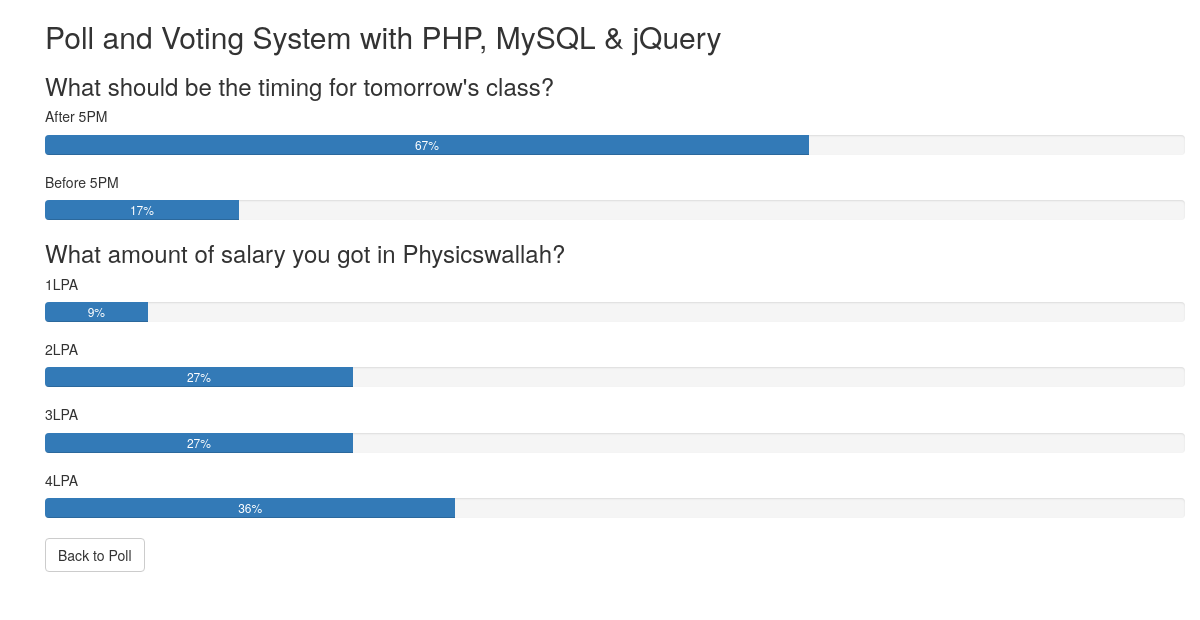
The app's page /results.php with its own data.
### tables this page shows
CREATE TABLE `poll` (
  `pollid` double NOT NULL,
  `question` text DEFAULT NULL,
  `poll_date` double DEFAULT NULL,
  `options` varchar(250) DEFAULT NULL,
  `votes` varchar(250) DEFAULT NULL,
  `close` tinyint(1) DEFAULT NULL,
  `number_options` tinyint(3) DEFAULT NULL,
  `poll_timeout` double DEFAULT NULL,
  `voters` int(11) DEFAULT NULL,
  `public` tinyint(1) DEFAULT NULL,
  `last_vote_date` double DEFAULT NULL
);

### Poll.php (called while the page is built, shortened)
<?php
class Poll{
    private $host  = 'localhost';
    private $user  = 'root';
    private $password   = '';
    private $database  = 'poll_vote';
    private $dbConnect = false;
    private $pollTable = 'poll';
    public function __construct(){
        if(!$this->dbConnect){
            $conn = new mysqli($this->host, $this->user, $this->password, $this->database);
            if($conn->connect_error){
                die("Failed to connect with MySQL: " . $conn->connect_error);
            }else{
                $this->dbConnect = $conn;
            }
        }
    }
	private function getData($sqlQuery) {
		$result = mysqli_query($this->dbConnect, $sqlQuery);
		$data= array();
		while ($row = mysqli_fetch_array($result, MYSQLI_ASSOC)) {
			$data[]=$row;
		}
		return $data;
	}
	public function getPoll(){
		$sqlQuery = 'SELECT pollid, question, options, votes, voters FROM '.$this->pollTable;
        return  $this->getData($sqlQuery);
	}
}
?>

### results.php (the view, shortened to what this page needs)
<?php
include('include/header.php');
?>
<?php include('include/container.php');?>
<div class="container">
	<h2>Poll and Voting System with PHP, MySQL & jQuery</h2>
	<?php
	include ('Poll.php');
	$poll = new Poll();
	$pollData = $poll->getPoll();
	foreach($pollData as $poll) {
		echo "<h3>".$poll['question']."</h3>";
		$pollOptions = explode("||||", $poll['options']);
		$votes = explode("||||", $poll['votes']);
		for( $i = 0; $i<count($pollOptions); $i++ ) {
			$votePercent = '0%';
			if($votes[$i] && $poll['voters']) {
				$votePercent = round(($votes[$i]/$poll['voters'])*100);
				$votePercent = !empty($votePercent)?$votePercent.'%':'0%';
			}
			echo '<h5>'.$pollOptions[$i].'</h5>';
			echo '<div class="progress">';
			echo '<div class="progress-bar" role="progressbar" aria-valuenow="70" aria-valuemin="0" aria-valuemax="100" style="width:'.$votePercent.'">'.$votePercent.'</div></div>';
		}
	}
	?>
	<a class="btn btn-default read-more" href="index.php">Back to Poll</a>
</div>
<?php include('include/footer.php');?>

### include/header.php (shortened to what this page needs)
<!DOCTYPE html>
<html>
<head>
<link rel="stylesheet" href="https://maxcdn.bootstrapcdn.com/bootstrap/3.3.5/css/bootstrap.min.css">

### include/container.php
</head>
<body class="">
<div class="container" style="min-height:500px;">

### include/footer.php (shortened to what this page needs)
</div>
</body>
</html>

### records on screen
poll: question "What should be the timing for tomorrow's class?", options "After 5PM", votePercent "67%", options "Before 5PM", votePercent "17%"
poll: question "What amount of salary you got in Physicswallah?", options "1LPA", votePercent "9%", options "2LPA", votePercent "27%", options "3LPA", options "4LPA", votePercent "36%"
